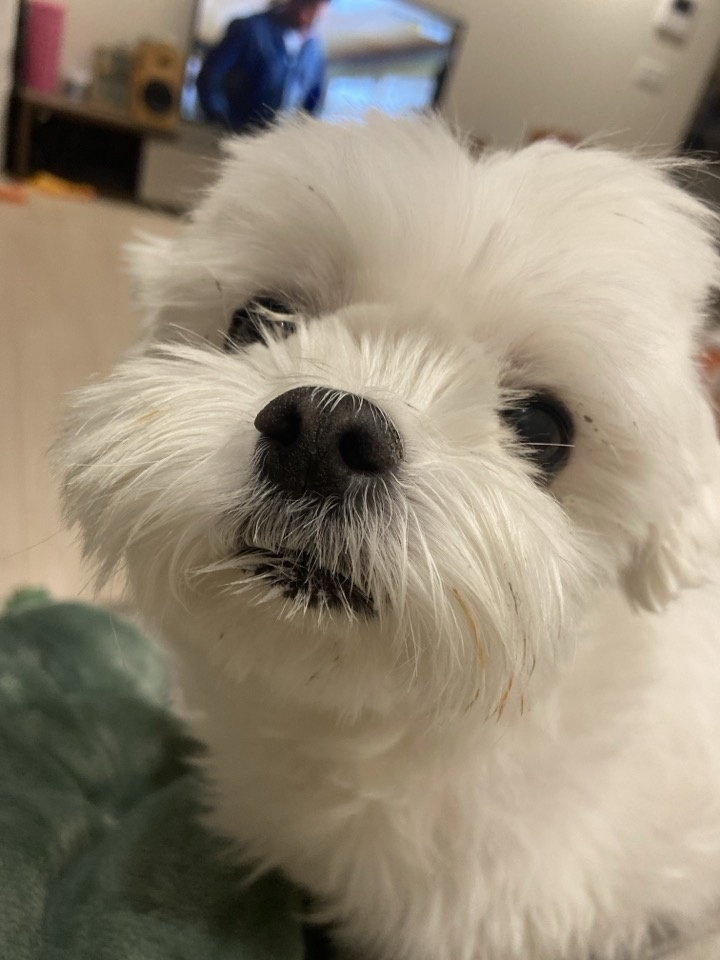
#> input picture Lee/python/dodo.jpg, 720 x 960 px
$ python lin_arg_image_color.py
#> lines starting #> are read from the running program, lines starting #| are printed output that depends on the picture
import numpy as np
import cv2

# 이미지 파일을 불러옵니다
dodo = cv2.imread('dodo.jpg')
#> dodo is the input picture: shape (960, 720, 3); mean B, G, R 119.1, 137.4, 148.5
print(dodo.shape)
#| (960, 720, 3)

# 채널 분리
blu, gre, red = cv2.split(dodo)
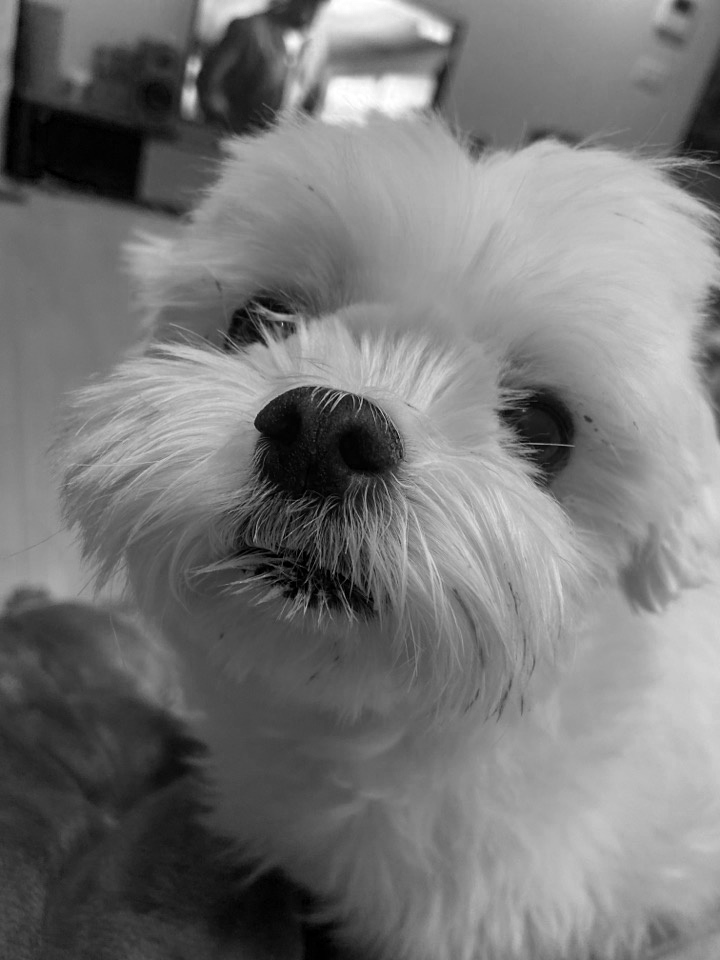
#> blu: shape (960, 720); min 0, max 255, mean 119.1
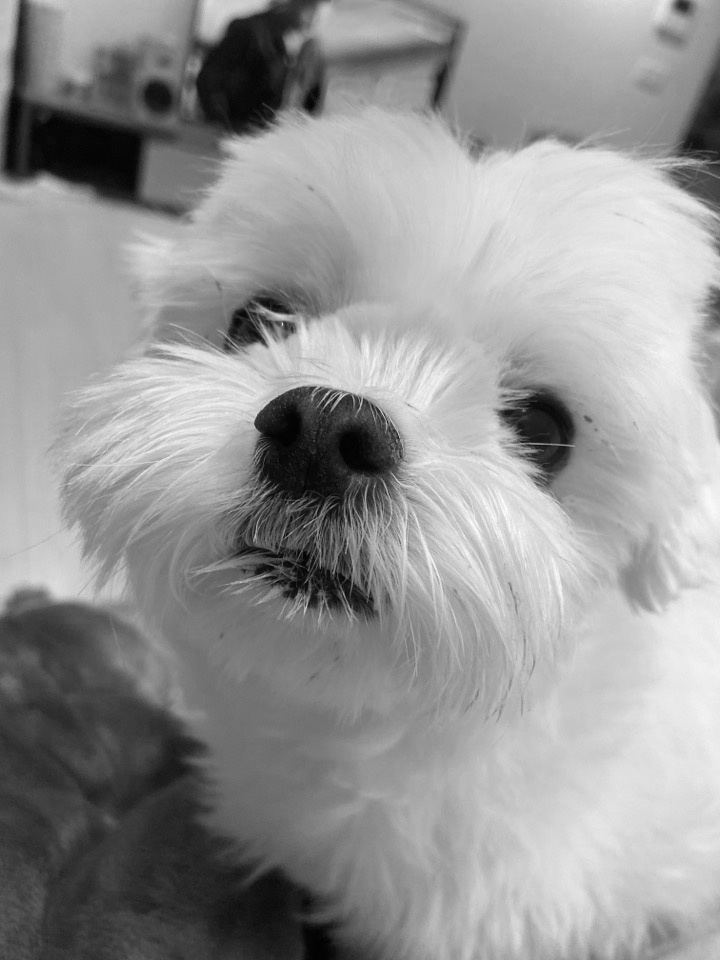
#> red: shape (960, 720); min 1, max 255, mean 148.5

# 각 채널을 저장할 리스트
dodo1 = [blu, gre, red]

# 총 바이트 수 계산용 변수
tot_bytes = 0

# 각 채널에 대해 SVD 수행 및 복원
for rep in range(3):

    # SVD 수행
    U, S, VT = np.linalg.svd(dodo1[rep], full_matrices=False)

    # SVD를 통한 채널 복원zx
    k = int(len(S)/6)
    S = S[:k]
    S1 = np.diag(S)
    VT1 = VT[:len(S), :]
    U1 = U[:, :len(S)]

    S = np.array(S, dtype=np.int32)
    U1 = np.array(U1, dtype=np.float16)
    VT1 = np.array(VT1, dtype=np.float16)

    print(S)
    print(S.nbytes)

    # 채널 복원
    dodo1[rep] = np.dot(U1, np.dot(S1, VT1))

    # 총 바이트 수 계산
    tot_bytes += (S.nbytes + VT1.nbytes + U1.nbytes)
#> this loop made 3 passes
#> tot_bytes on passes 1 to 3: 403680, 807360, 1211040
#> (printed output is left out)
#> pass 1, `U, S, VT = np.linalg.svd(dodo1[rep], full_matrices=False)`:
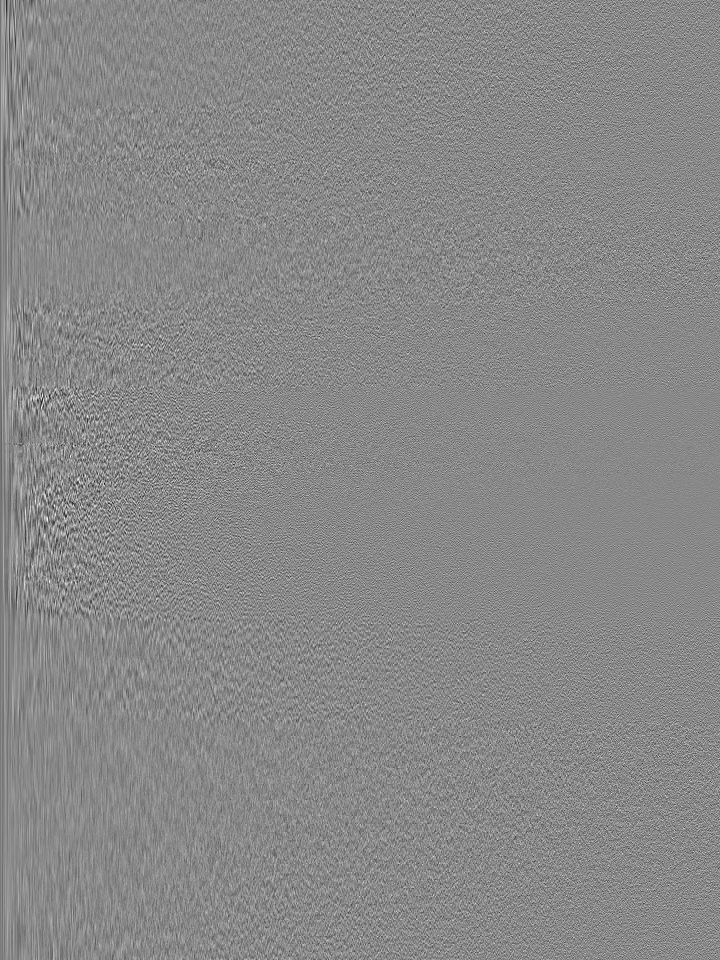
#> U: shape (960, 720) float64; min -0.25, max 0.216, mean -4.46e-05; drawn with min black and max white
#> pass 1, `U, S, VT = np.linalg.svd(dodo1[rep], full_matrices=False)`:
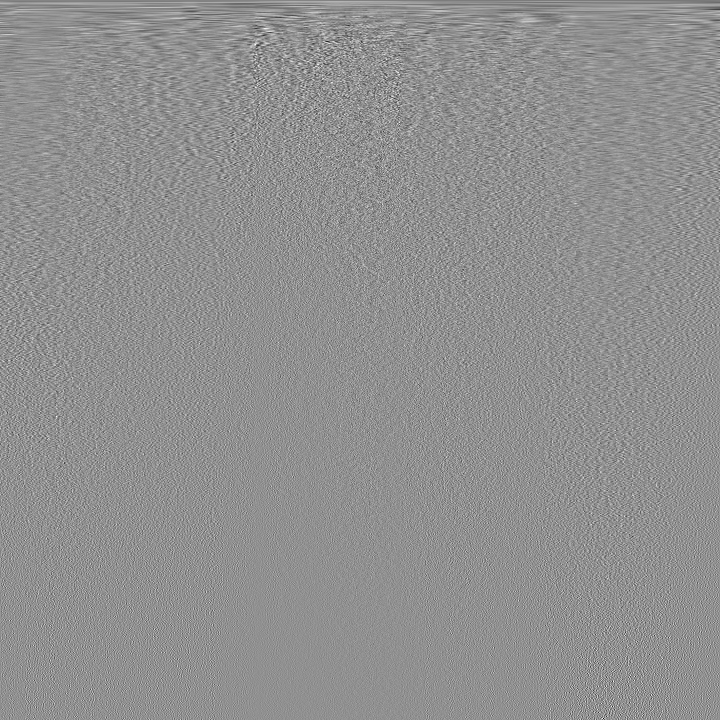
#> VT: shape (720, 720) float64; min -0.311, max 0.237, mean -5.17e-05; drawn with min black and max white
#> pass 1, `S1 = np.diag(S)`:
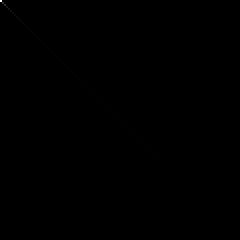
#> S1: shape (120, 120) float64 (shown 2 times larger); min 0, max 103604.7, mean 18.2; drawn with min black and max white
#> pass 1, `VT1 = VT[:len(S), :]`:
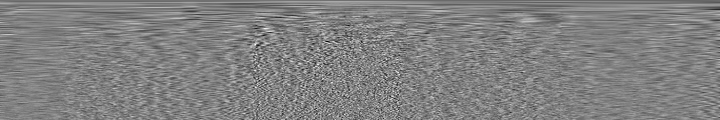
#> VT1: shape (120, 720) float64; min -0.241, max 0.233, mean -0.000312; drawn with min black and max white
#> after the loop:
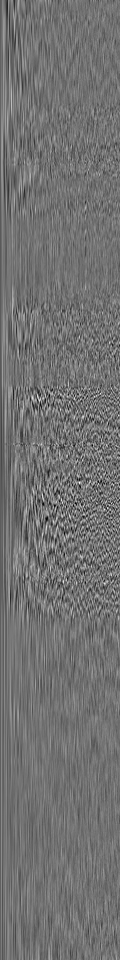
#> U1: shape (960, 120) float16; min -0.189, max 0.233, mean -0.000247; drawn with min black and max white
#> after the loop, dodo1 = 3 items; tot_bytes = 1211040

# 채널을 합쳐 색상 이미지 복원
image = cv2.merge((dodo1[0], dodo1[1], dodo1[2]))

# 색상 이미지 복원된 이미지 타입을 uint8로 변환 (픽셀 값이 0-255 범위에 있도록 클리핑)
image = np.clip(image, 0, 255).astype(np.uint8)

# 결과 출력
print(f'Original image size (bytes): {dodo.nbytes}')
#| Original image size (bytes): 2073600
print(f'Total size after SVD operations (bytes): {tot_bytes}')
#| Total size after SVD operations (bytes): 1211040
print(f'Ratio of total size to original size: {tot_bytes / dodo.nbytes:.2f}')
#| Ratio of total size to original size: 0.58

# 복원된 이미지 저장
cv2.imwrite('image.jpg', image)
print('복원된 이미지가 저장되었습니다: image.jpg')
